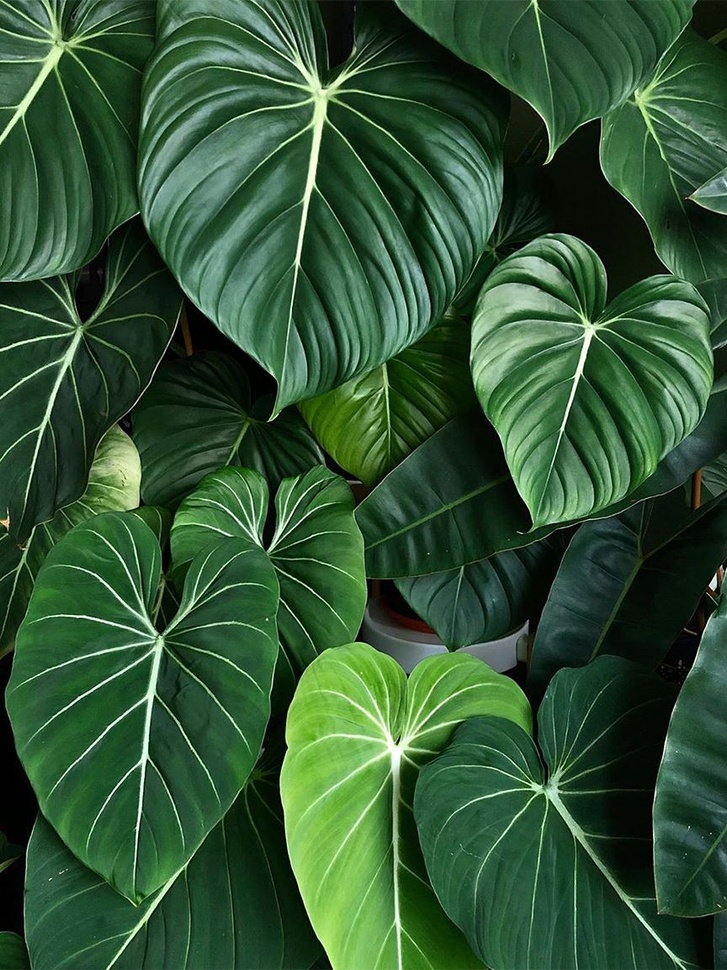
#> input picture daun.jpg, 727 x 970 px, shrunk from 864 x 1153 before the run
$ python histogramequalisation.py
#> lines starting #> are read from the running program, lines starting #| are printed output that depends on the picture
import cv2
import numpy as np
from matplotlib import pyplot as plt

# Load the image
img = cv2.imread('daun.jpg', 0)
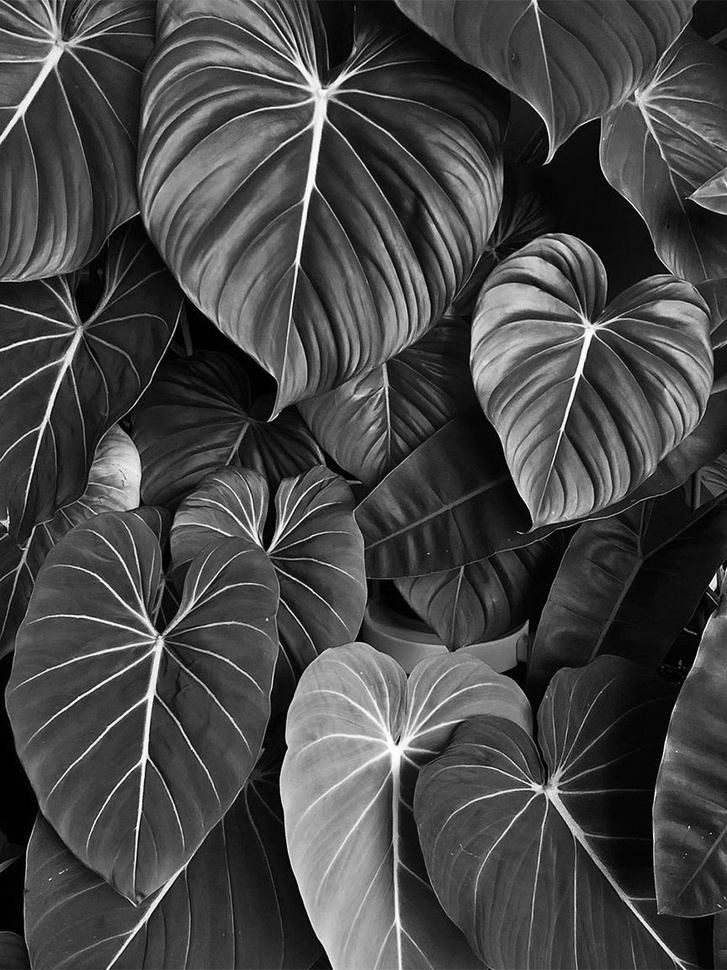
#> img: shape (970, 727); min 0, max 255, mean 70.7

# Apply histogram equalization to the image
eq_img = cv2.equalizeHist(img)
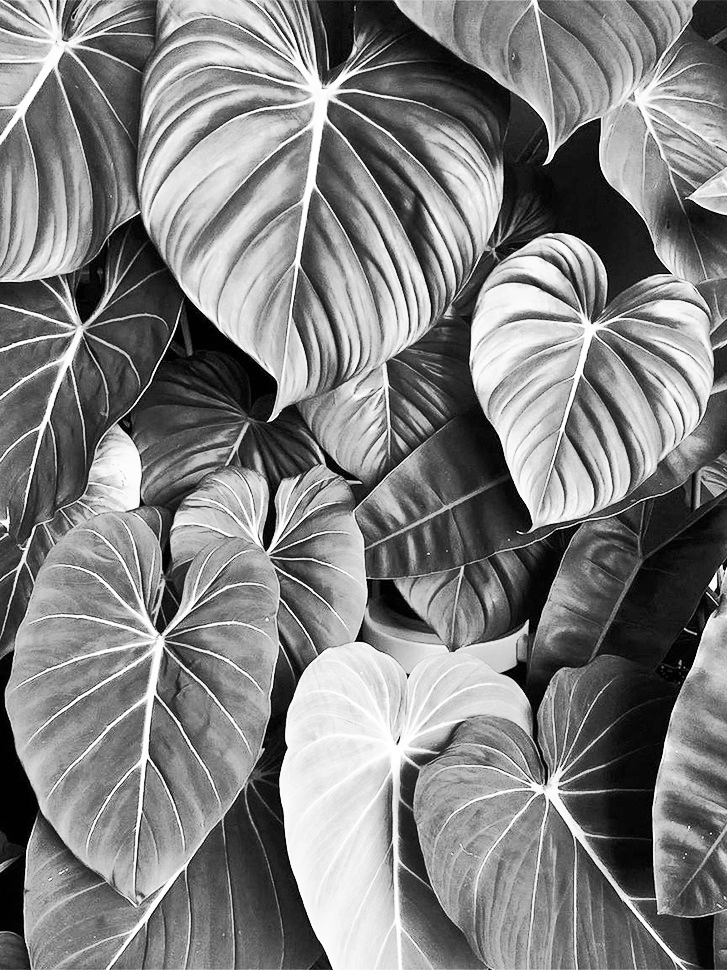
#> eq_img: shape (970, 727); min 0, max 255, mean 128.1

# Calculate the histogram of the equalized image
eq_hist = cv2.calcHist([eq_img], [0], None, [256], [0, 256])
#> eq_hist = 256 values, max 8491 at index 133, min 0 at index 5, mean 2754.6

# Display the original and equalized images side by side
fig, axs = plt.subplots(1, 2, figsize=(10, 5))
axs[0].imshow(img, cmap='gray')
axs[0].set_title('Original Image')
axs[1].imshow(eq_img, cmap='gray')
axs[1].set_title('Equalized Image')
plt.show()
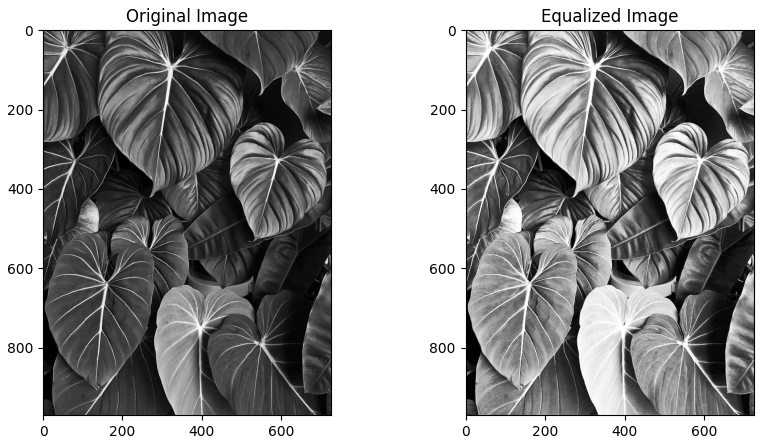
#> figure drawn by matplotlib, 2 panels

# Plot the histograms of the original and equalized images
fig, axs = plt.subplots(1, 2, figsize=(10, 5))
axs[0].plot(cv2.calcHist([img], [0], None, [256], [0, 256]))
axs[0].set_title('Original Histogram')
axs[1].plot(eq_hist)
axs[1].set_title('Equalized Histogram')
plt.show()
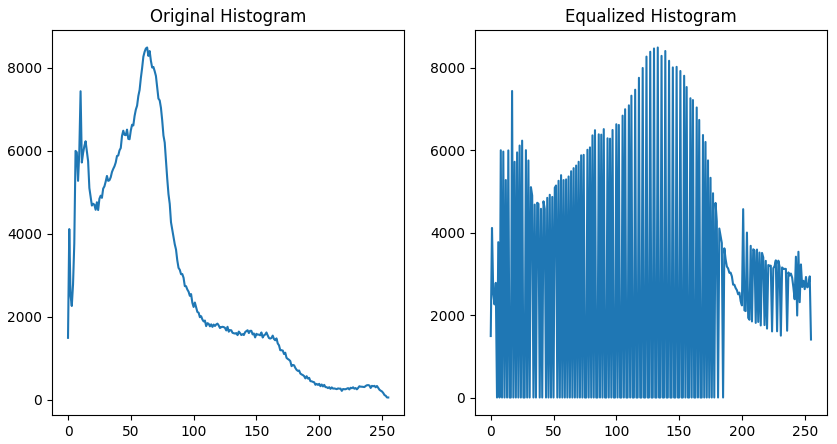
#> figure drawn by matplotlib, 2 panels; panel 1: curve peaks at x = 63, y = 8491; panel 2: curve peaks at x = 133, y = 8491

$ run again, with anjing.jpg copied over daun.jpg
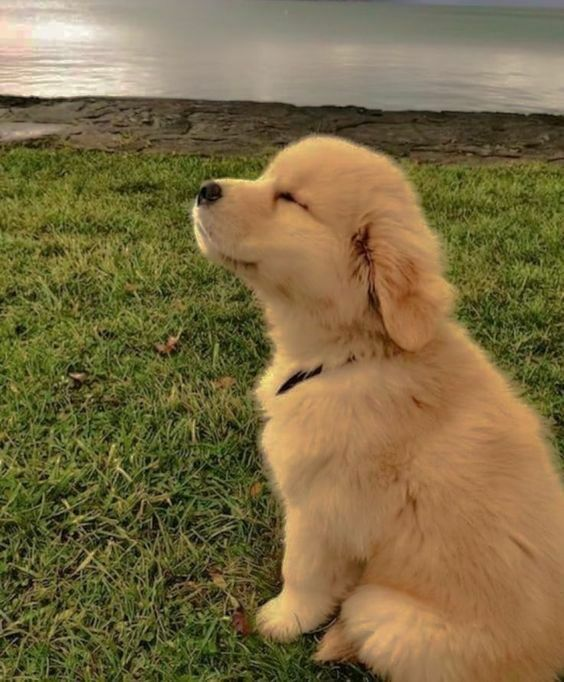
#> input picture anjing.jpg, 564 x 682 px
#> `eq_img = cv2.equalizeHist(img)`:
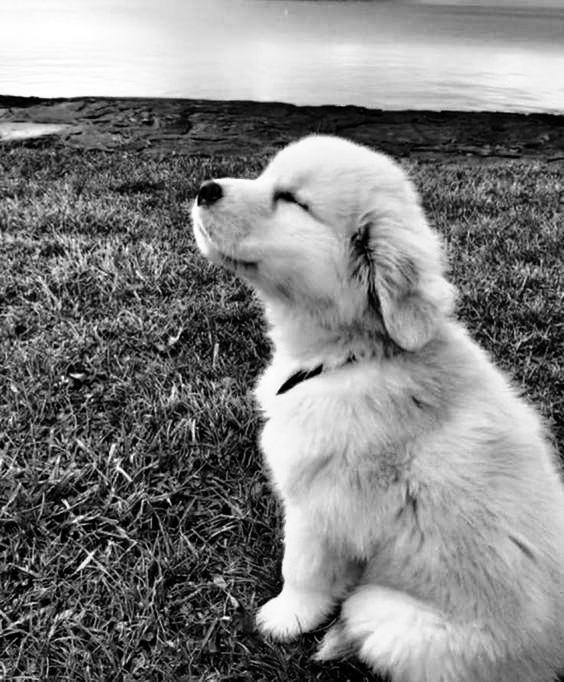
#> eq_img: shape (682, 564); min 0, max 255, mean 128.4
#> eq_hist = 256 values, max 4678 at index 157, min 0 at index 17, mean 1502.5
#> `plt.show()`:
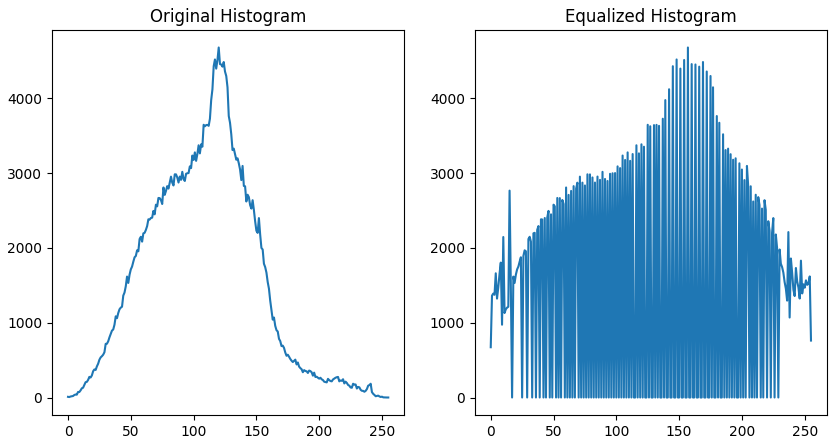
#> figure drawn by matplotlib, 2 panels; panel 1: curve peaks at x = 120, y = 4678; panel 2: curve peaks at x = 157, y = 4678

$ run again, with foto1.jpg copied over daun.jpg
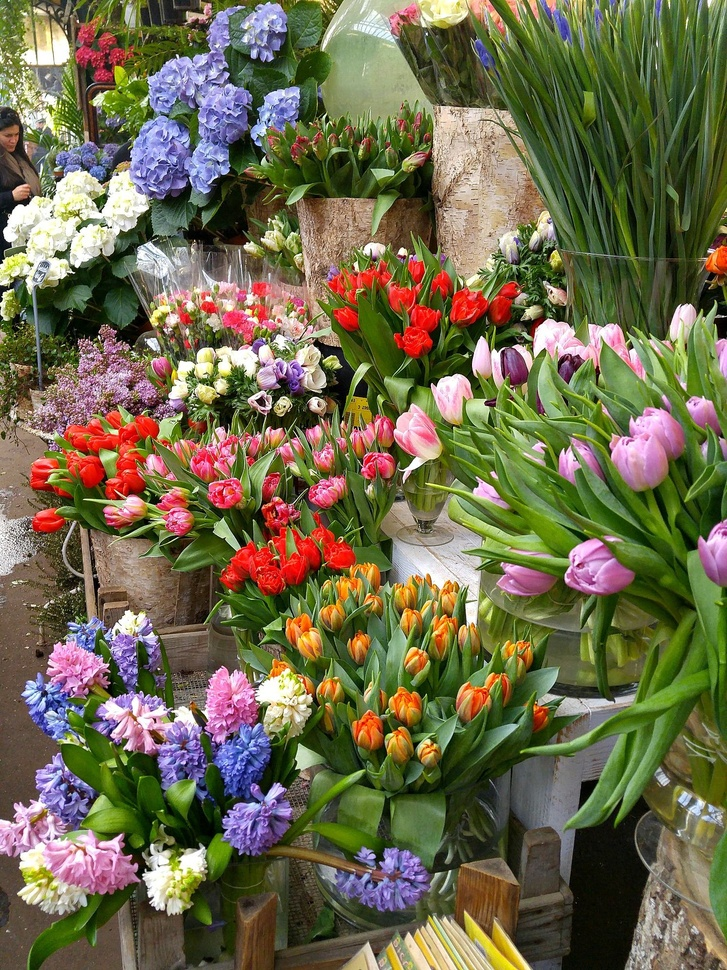
#> input picture foto1.jpg, 727 x 970 px, shrunk from 1494 x 1992 before the run
#> `eq_img = cv2.equalizeHist(img)`:
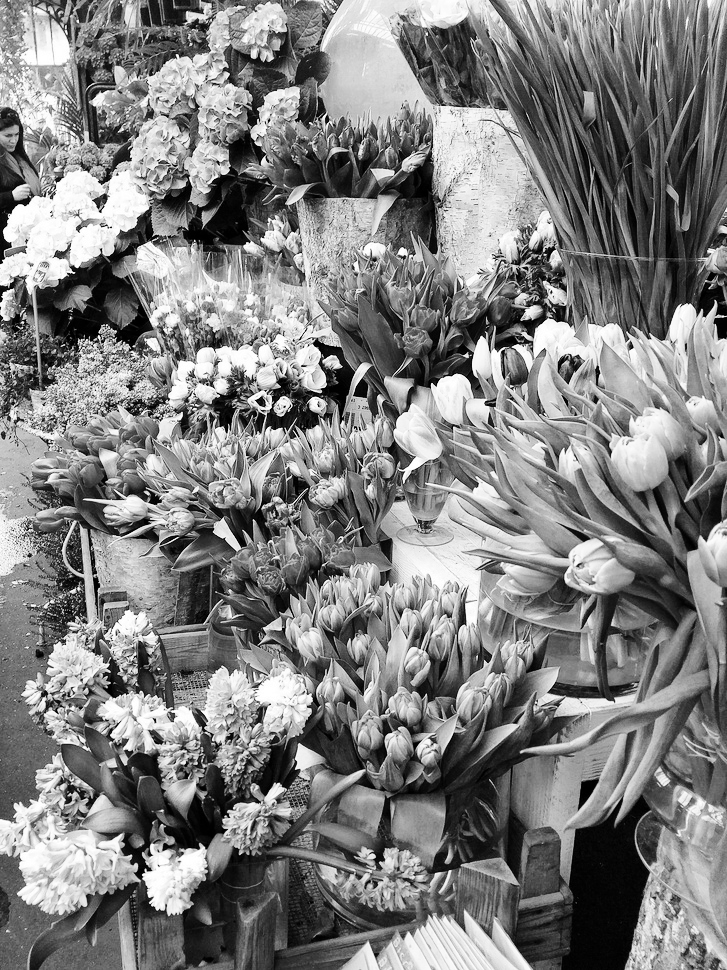
#> eq_img: shape (970, 727); min 0, max 255, mean 128.1
#> eq_hist = 256 values, max 6325 at index 102, min 0 at index 26, mean 2754.6
#> `plt.show()`:
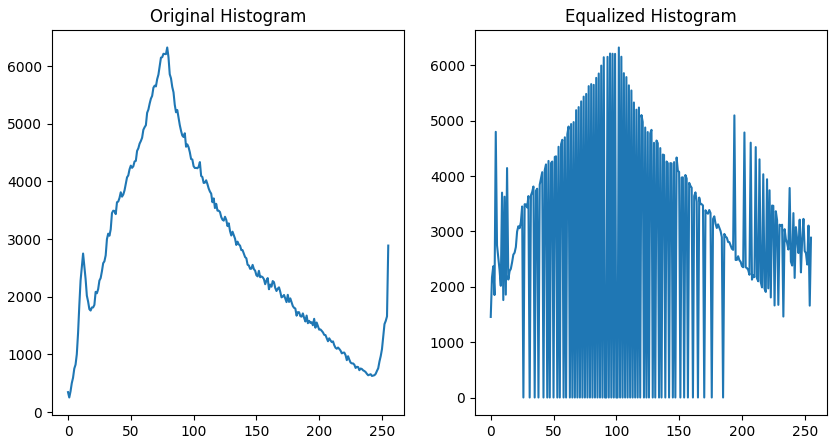
#> figure drawn by matplotlib, 2 panels; panel 1: curve peaks at x = 79, y = 6325; panel 2: curve peaks at x = 102, y = 6325

$ run again, with foto2.jpg copied over daun.jpg
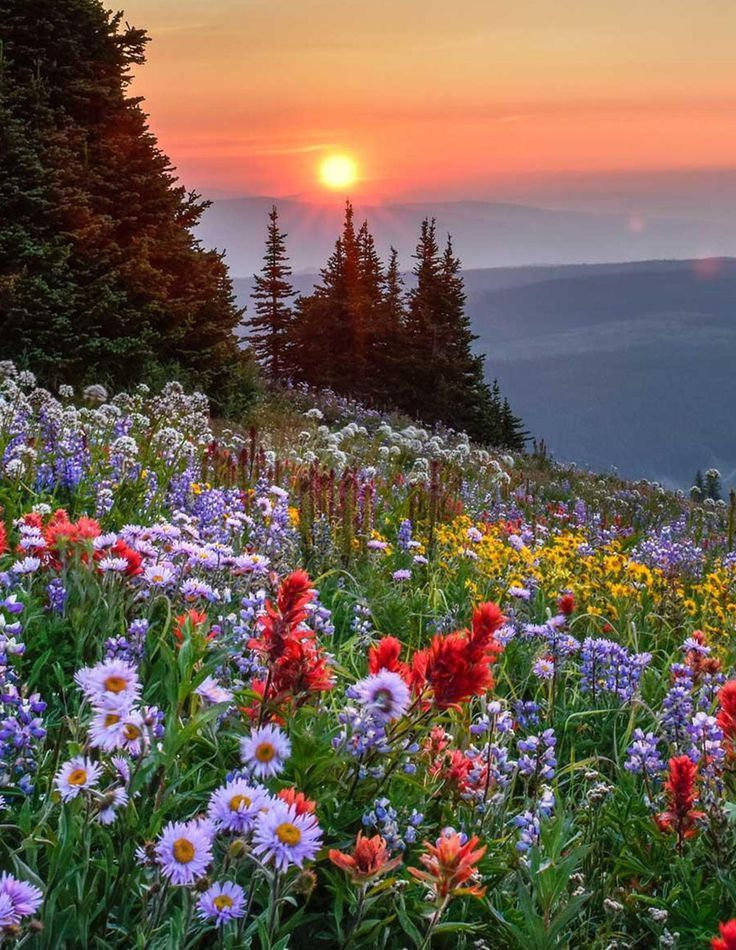
#> input picture foto2.jpg, 736 x 950 px
#> `eq_img = cv2.equalizeHist(img)`:
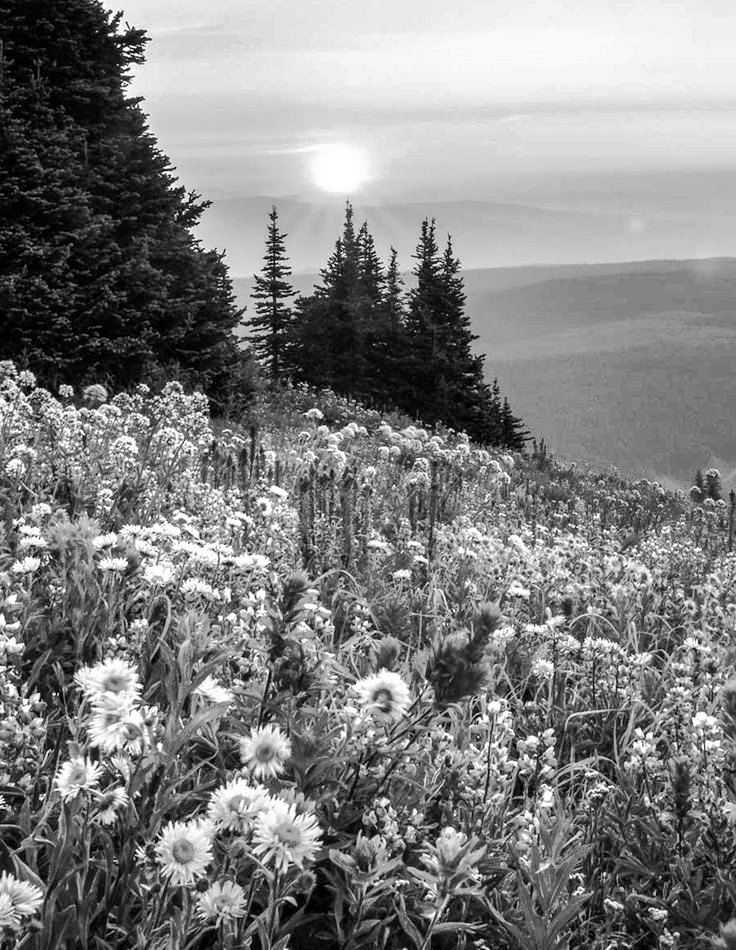
#> eq_img: shape (950, 736); min 0, max 255, mean 128.2
#> eq_hist = 256 values, max 7475 at index 132, min 0 at index 9, mean 2731.2
#> `plt.show()`:
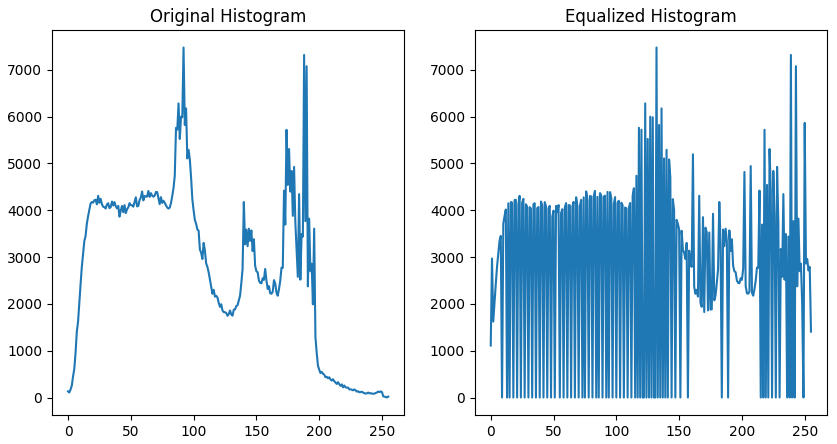
#> figure drawn by matplotlib, 2 panels; panel 1: curve peaks at x = 92, y = 7475; panel 2: curve peaks at x = 132, y = 7475
